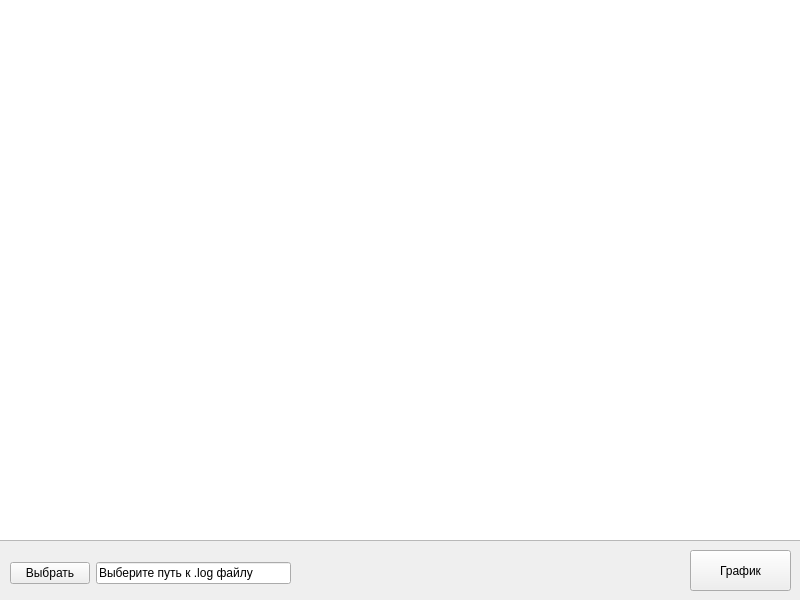
<?xml version="1.0" encoding="UTF-8"?>
<ui version="4.0">
 <class>MainWindow</class>
 <widget class="QMainWindow" name="MainWindow">
  <property name="windowModality">
   <enum>Qt::NonModal</enum>
  </property>
  <property name="geometry">
   <rect>
    <x>0</x>
    <y>0</y>
    <width>800</width>
    <height>600</height>
   </rect>
  </property>
  <property name="windowTitle">
   <string>DUK Graphics</string>
  </property>
  <widget class="QWidget" name="centralwidget">
   <widget class="QPushButton" name="showButton">
    <property name="geometry">
     <rect>
      <x>690</x>
      <y>550</y>
      <width>101</width>
      <height>41</height>
     </rect>
    </property>
    <property name="text">
     <string>График</string>
    </property>
   </widget>
   <widget class="QGraphicsView" name="graphicsView1">
    <property name="geometry">
     <rect>
      <x>-10</x>
      <y>-10</y>
      <width>821</width>
      <height>551</height>
     </rect>
    </property>
   </widget>
   <widget class="QWidget" name="">
    <property name="geometry">
     <rect>
      <x>10</x>
      <y>560</y>
      <width>281</width>
      <height>26</height>
     </rect>
    </property>
    <layout class="QHBoxLayout" name="horizontalLayout">
     <item>
      <widget class="QPushButton" name="inputButton">
       <property name="text">
        <string>Выбрать</string>
       </property>
      </widget>
     </item>
     <item>
      <widget class="QLineEdit" name="inputLine">
       <property name="text">
        <string>Выберите путь к .log файлу</string>
       </property>
      </widget>
     </item>
    </layout>
   </widget>
  </widget>
 </widget>
 <resources/>
 <connections/>
</ui>
